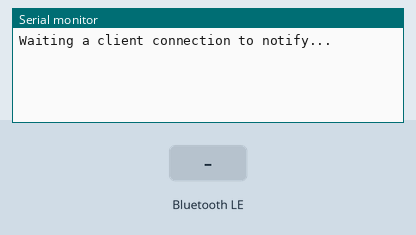
Bench run of a sketch on a simulated ESP32-C3. Parts: the last lines printed to the serial monitor. The inputs (shaded band) are chosen by the test bench. Nothing arrives over Bluetooth unless stated; a phone connects over Bluetooth LE 3 s after start.

Above: at 1.2 s.
1.3 s: Bluetooth LE write "1" received
At 1.8 s:
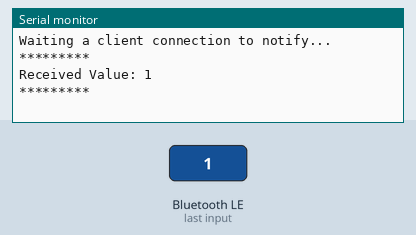
2.8 s: Bluetooth LE write "0" received
At 2.98 s:
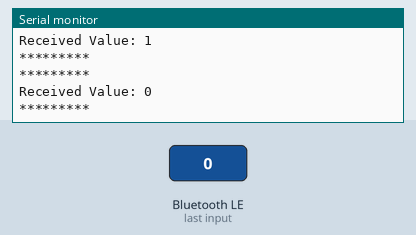
4.5 s: Bluetooth LE write "2" received
At 5.5 s:
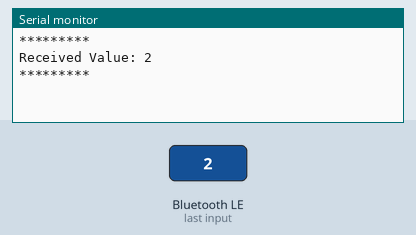

Measured:
- after the input at 1.3 s, the serial monitor: prints a new line after 0.05 s (image 1)
- after the input at 2.8 s, the serial monitor: prints a new line after 0.05 s (image 2)
- after the input at 4.5 s, the serial monitor: prints a new line after 0.05 s (image 3)

The sketch:

BLE_Right_Code.ino
```cpp
/* ESP32C3 BLE Monitor
 * @auther : Ziad-Elmekawy
 * @file   : Hardware/BLE
 * @date   : 26, April, 2026
 * @proj   : AURA Health Monitor
 * @desc   : Send JSON data through BLE
*/
#include <BLEDevice.h>
#include <BLEServer.h>
#include <BLEUtils.h>
#include <BLE2902.h>
#include <ArduinoJson.h> // REQUIRED LIBRARY FOR JSON SERIALIZATION

// --- BLE Globals (Unchanged) ---
BLEServer *pServer = NULL;
BLECharacteristic *pTxCharacteristic;
bool deviceConnected = false;
bool oldDeviceConnected = false;

// See the following for generating UUIDs:
#define SERVICE_UUID           "6E400001-B5A3-F393-E0A9-E50E24DCCA9E" // UART service UUID
#define CHARACTERISTIC_UUID_RX "6E400002-B5A3-F393-E0A9-E50E24DCCA9E"
#define CHARACTERISTIC_UUID_TX "6E400003-B5A3-F393-E0A9-E50E24DCCA9E"

// --- Health Data Variables (New) ---
// Note: In a real application, these values would be updated by sensor readings.
int heartRate = 85.0;
int spO2 = 98;
int temp = 36.8;
int steps = 1024;
float gps_lat = 34.0522; // Placeholder for Latitude
float gps_lon = -118.2437; // Placeholder for Longitude
int posture = 1;         // 1: Standing, 0: Sitting
int sos = 1;             // 1: SOS Alert Active
int shake = 1;           // 1: Shake/Fall Detected

// Define the size of the JSON document buffer (256 bytes is enough for this data)
const size_t JSON_DOC_SIZE = 256;

// --- Callback Classes (Unchanged) ---
class MyServerCallbacks : public BLEServerCallbacks {
    void onConnect(BLEServer *pServer) {
    deviceConnected = true;
    Serial.println("Device connected");
};

    void onDisconnect(BLEServer *pServer) {
      deviceConnected = false;
      Serial.println("Device disconnected");
    }
};

class MyCallbacks : public BLECharacteristicCallbacks {
    void onWrite(BLECharacteristic *pCharacteristic) {
      String rxValue = pCharacteristic->getValue();
      if (rxValue.length() > 0) {
        Serial.println("*********");
        Serial.print("Received Value: ");
        Serial.println(rxValue);
        Serial.println("*********");
      }
    }
};

// --- Setup Function (Unchanged) ---
void setup() {
  Serial.begin(115200);

  // Create the BLE Device
  BLEDevice::init("Health Monitor"); // Changed name for context
  // Set MTU to 200 bytes to accommodate your JSON payload.
  // The maximum is typically 247, but 200 is a safe, high value.
  // Write to MTU in nmobile app equal to 200 as write here (Important)
  BLEDevice::setMTU(200);
  // Create the BLE Server
  pServer = BLEDevice::createServer();
  pServer->setCallbacks(new MyServerCallbacks());

  // Create the BLE Service
  BLEService *pService = pServer->createService(SERVICE_UUID);

  // Create a BLE Characteristic (TX - NOTIFY)
  pTxCharacteristic = pService->createCharacteristic(CHARACTERISTIC_UUID_TX, BLECharacteristic::PROPERTY_NOTIFY);
  pTxCharacteristic->addDescriptor(new BLE2902());

  // Create a BLE Characteristic (RX - WRITE)
  BLECharacteristic *pRxCharacteristic = pService->createCharacteristic(CHARACTERISTIC_UUID_RX, BLECharacteristic::PROPERTY_WRITE);
  pRxCharacteristic->setCallbacks(new MyCallbacks());

  // Start the service & advertising
  pService->start();
  pServer->getAdvertising()->start();
  Serial.println("Waiting a client connection to notify...");
}

// --- Loop Function (Modified) ---
void loop() {
  if (deviceConnected) {
    // 1. Create a dynamic JSON document
    DynamicJsonDocument doc(JSON_DOC_SIZE);

    // 2. Populate the document with all data points
    // Using abbreviations to save bytes over BLE
    doc["HR"] = heartRate;
    doc["O2"] = spO2;
    doc["T"] = temp;
    doc["ST"] = steps;

    // Create a nested GPS object
    JsonObject gps = doc.createNestedObject("GPS");
    gps["lat"] = gps_lat;
    gps["lon"] = gps_lon;

    // Add status/event flags
    doc["POS"] = posture;
    doc["SOS"] = sos;
    doc["SHK"] = shake;

    // 3. Serialize JSON to a String
    String jsonString;
    serializeJson(doc, jsonString);

    // 4. Update placeholder data (for demonstration purposes)
    // To show the value changing over time
    steps++;
    heartRate = 85.0 + (sin(millis() / 5000.0) * 5.0); // Simple HR fluctuation

    Serial.print("Notifying JSON: ");
    Serial.println(jsonString);

    // 5. Send the JSON string via BLE (Notify)
    pTxCharacteristic->setValue((uint8_t*)jsonString.c_str(), jsonString.length());
    pTxCharacteristic->notify();

    // 6. Wait for 5 seconds (5000 milliseconds)
    delay(5000);
  }

  // disconnecting
  if (!deviceConnected && oldDeviceConnected) {
    delay(500);
    pServer->startAdvertising();
    Serial.println("Started advertising again...");
    oldDeviceConnected = false;
  }
  // connecting
  if (deviceConnected && !oldDeviceConnected) {
    oldDeviceConnected = true;
  }
}
```
